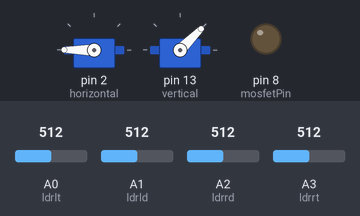
The sketch below on a simulated Arduino Uno, built with avr-gcc and run on an emulated ATmega328P. Parts: 2 × servo, output pins drawn as LEDs (lit = HIGH). The test bench sets the inputs (shaded band); at power-on: A0 (ldrlt) = 512, A3 (ldrrt) = 512, A1 (ldrld) = 512, A2 (ldrrd) = 512. What the sketch prints to the serial monitor is not drawn.

Above: at 3.2 s.
3.3 s: A0 (ldrlt) set to 684
4.8 s: A0 (ldrlt) set to 708
At 4.96 s:
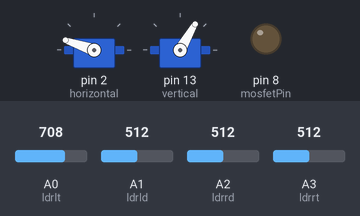
At 7.3 s:
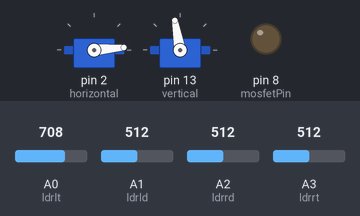
7.8 s: A3 (ldrrt) set to 144
9.3 s: A3 (ldrrt) set to 126
At 11.1 s:
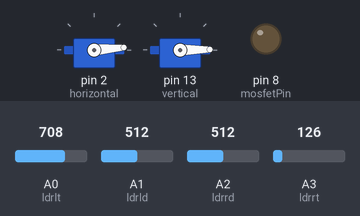
11.8 s: A1 (ldrld) set to 148
13.3 s: A1 (ldrld) set to 129
At 13.76 s:
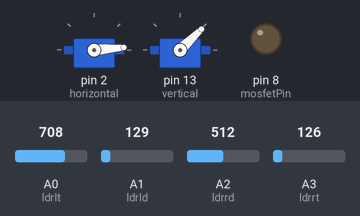
Timing chart, 0 to 16.3 s (numbered marks = the images above; inputs shaded):
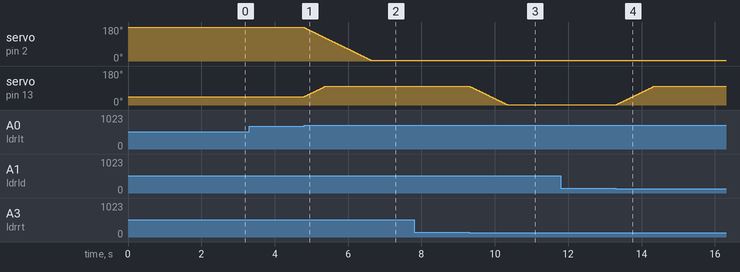

The sketch:

Fog_Hervestor.ino
```cpp
#include <Servo.h>
#include <DHT.h>

// ---------------- SERVO SETUP ----------------
Servo horizontal;
Servo vertical;

int servohori = 180;
int servohoriLimitHigh = 175;
int servohoriLimitLow = 5;

int servovert = 45;
int servovertLimitHigh = 100;
int servovertLimitLow = 1;

// ---------------- LDR SETUP ----------------
int ldrlt = A0;   // Top Left
int ldrld = A1;   // Bottom Left
int ldrrd = A2;   // Bottom Right
int ldrrt = A3;   // Top Right

// ---------------- DHT11 SETUP ----------------
#define DHTPIN 4
#define DHTTYPE DHT11
DHT dht(DHTPIN, DHTTYPE);

int humidityThreshold = 69;   // %RH

// ---------------- MOSFET / HVG ----------------
int mosfetPin = 8;

// ---------------- DAY / NIGHT ----------------
int lightThreshold = 200;

// ---------------- HVG TIMING ----------------
unsigned long onDuration  = 300000UL;   // 5 min ON
unsigned long offDuration = 60000UL;    // 1 min OFF
unsigned long lastSwitchTime = 0;
bool hvgState = false;   // false = OFF, true = ON

// ---------------- SETUP ----------------
void setup() {
  Serial.begin(9600);

  horizontal.attach(2);
  vertical.attach(13);
  horizontal.write(servohori);
  vertical.write(servovert);

  pinMode(mosfetPin, OUTPUT);
  digitalWrite(mosfetPin, LOW);

  dht.begin();
  delay(2000);

  Serial.println("System Initialized");
}

// ---------------- LOOP ----------------
void loop() {

  // -------- READ LDRs --------
  int lt = analogRead(ldrlt);
  int ld = analogRead(ldrld);
  int rd = analogRead(ldrrd);
  int rt = analogRead(ldrrt);

  int avt = (lt + rt) / 2;
  int avd = (ld + rd) / 2;
  int avl = (lt + ld) / 2;
  int avr = (rt + rd) / 2;

  int dvert = avt - avd;
  int dhoriz = avl - avr;

  int tol = 90;
  int totalLight = (lt + rt + ld + rd) / 4;

  // ================= DAY MODE =================
  if (totalLight > lightThreshold) {

    digitalWrite(mosfetPin, LOW);
    hvgState = false;

    // Vertical tracking
    if (abs(dvert) > tol) {
      servovert += (dvert > 0) ? 1 : -1;
      servovert = constrain(servovert, servovertLimitLow, servovertLimitHigh);
      vertical.write(servovert);
    }

    // Horizontal tracking
    if (abs(dhoriz) > tol) {
      servohori += (dhoriz < 0) ? 1 : -1;
      servohori = constrain(servohori, servohoriLimitLow, servohoriLimitHigh);
      horizontal.write(servohori);
    }
  }

  // ================= NIGHT MODE =================
  else {

    float humidity = dht.readHumidity();

    if (isnan(humidity)) {
      Serial.println("DHT11 ERROR");
      digitalWrite(mosfetPin, LOW);
      return;
    }

    Serial.print("Humidity: ");
    Serial.print(humidity);
    Serial.println(" %");

    unsigned long now = millis();

    if (humidity >= humidityThreshold) {

      if (!hvgState && (now - lastSwitchTime >= offDuration)) {
        hvgState = true;
        digitalWrite(mosfetPin, HIGH);
        lastSwitchTime = now;
        Serial.println("HVG ON");
      }

      if (hvgState && (now - lastSwitchTime >= onDuration)) {
        hvgState = false;
        digitalWrite(mosfetPin, LOW);
        lastSwitchTime = now;
        Serial.println("HVG OFF (cooling)");
      }
    }
    else {
      digitalWrite(mosfetPin, LOW);
      hvgState = false;
    }
  }

  delay(10);
}
```

Measured:
- the behaviour switches between 693 and 694 on A0 (ldrlt) (found by bisection; images 0 and 1)
- the behaviour switches between 136 and 135 on A3 (ldrrt) (found by bisection; images 2 and 3)
- the behaviour switches between 142 and 141 on A1 (ldrld) (found by bisection; images 3 and 4)
- after the input at 3.3 s, every drawn part: stays the same
- after the input at 4.8 s, servo on pin 2 (horizontal): moves from 180° to 5° over 1.8 s, starting at once; servo on pin 13 (vertical): moves from 45° to 100° over 0.57 s, starting at once
- after the input at 7.8 s, every drawn part: stays the same
- after the input at 9.3 s, servo on pin 13 (vertical): moves from 100° to 1° over 1.0 s, starting at once
- after the input at 11.8 s, every drawn part: stays the same
- after the input at 13.3 s, servo on pin 13 (vertical): moves from 1° to 100° over 1.0 s, starting at once
